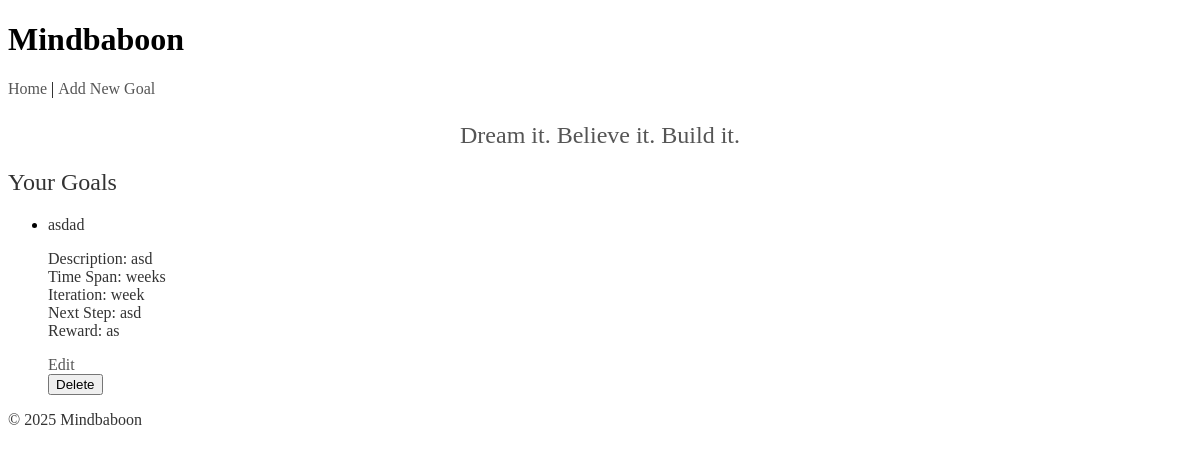
The page / on the database its author committed.
### tables this page shows
CREATE TABLE goals (
            id INTEGER PRIMARY KEY AUTOINCREMENT,
            goal_name TEXT NOT NULL,
            goal_description TEXT,
            time_span TEXT,
            end_date TEXT,
            iteration TEXT,
            next_steps TEXT,
            reward TEXT,
            completed INTEGER NOT NULL DEFAULT 0,
            is_paused INTEGER NOT NULL DEFAULT 0,
            last_email_sent TIMESTAMP,
            created_at TIMESTAMP NOT NULL,
            last_reminder_at TIMESTAMP
        );

### mindbaboon.py (the view)
@app.route("/")
def index():
    conn = get_db_connection()
    goals = conn.execute("SELECT * FROM goals").fetchall()
    conn.close()
    random_goal = random.choice(MOTIVATIONAL_GOALS)
    return render_template("index.html", goals=goals, motivational_goal=random_goal)

### database.py (called while the page is built)
def get_db_connection():
    try:
        data_dir = '/app/data'
        if not os.path.exists(data_dir):
            data_dir = os.path.join(os.path.dirname(os.path.abspath(__file__)), 'data')
            os.makedirs(data_dir, exist_ok=True)
        db_path = os.path.join(data_dir, 'mindbaboon.db')
        conn = sqlite3.connect(db_path)
        conn.row_factory = sqlite3.Row
        return conn
    except Exception as e:
        print(f"Database connection error: {e}")
        raise

### templates/index.html (shortened to what this page needs)
{% extends "base.html" %}
{% block content %}
<p class="motivational-goal">{{ motivational_goal }}</p>
<h2>Your Goals</h2>
{% if goals %}
  <ul>
    {% for goal in goals %}
      <li>
        <strong>{{ goal.goal_name }}</strong>
        <p>
          <strong>Description:</strong> {{ goal.goal_description }}<br>
          <strong>Time Span:</strong> {{ goal.time_span }}
          <br>
          <strong>Iteration:</strong> {{ goal.iteration }}<br>
          <strong>Next Step:</strong> {{ goal.next_steps }}<br>
          <strong>Reward:</strong> {{ goal.reward }}
        </p>
        <a href="{{ url_for('edit_goal', goal_id=goal['id']) }}">Edit</a>
        <form method="POST" action="/delete_goal">
          <button type="submit">Delete</button>
        </form>
      </li>
    {% endfor %}
  </ul>
{% else %}
  <p>No goals yet. <a href="{{ url_for('add_goal') }}">Add one</a>.</p>
{% endif %}
{% endblock %}

### templates/base.html (shortened to what this page needs)
<!DOCTYPE html>
<html lang="en">
<head>
  <link rel="stylesheet" href="https://use.typekit.net/enw8aoe.css">
  <link rel="stylesheet" href="{{ url_for('static', filename='style.css') }}">
</head>
<body>
  <header>
    <h1>Mindbaboon</h1>
    <nav>
      <a href="{{ url_for('index') }}">Home</a> |
      <a href="{{ url_for('add_goal') }}">Add New Goal</a>
    </nav>
  </header>
  <main>
    {% block content %}{% endblock %}
  </main>
  <footer>
    <p>© 2025 Mindbaboon</p>
  </footer>
</body>
</html>

### static/style.css (style rules this page uses)
h2, p, strong, em, a { font-family: "crete", serif; font-weight: 400; color: #333; }
a { text-decoration: none; color: #555; }
.motivational-goal { font-family: "crete", serif; font-size: 1.5rem; font-weight: 400; color: #555; margin-bottom: 20px; text-align: center; }
::placeholder { color: #ccc; }

### rows shown on the page
goals: goal_name "asdad", goal_description "asd", time_span "weeks", iteration "week", next_steps "asd", reward "as"
